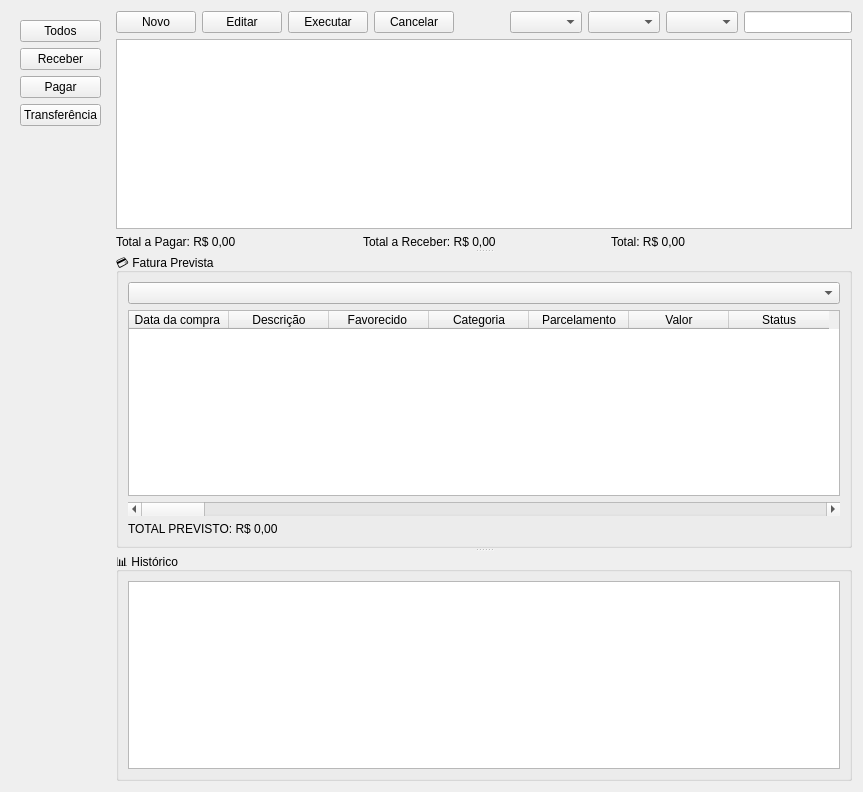
<?xml version="1.0" encoding="UTF-8"?>
<ui version="4.0">
 <class>AgendamentoView</class>
 <widget class="QWidget" name="AgendamentoView">
  <property name="geometry">
   <rect>
    <x>0</x>
    <y>0</y>
    <width>863</width>
    <height>792</height>
   </rect>
  </property>
  <layout class="QHBoxLayout" name="mainLayout">
   <item>
    <widget class="QFrame" name="sidebar">
     <layout class="QVBoxLayout" name="sidebarLayout">
      <item>
       <widget class="QPushButton" name="btn_all">
        <property name="text">
         <string>Todos</string>
        </property>
       </widget>
      </item>
      <item>
       <widget class="QPushButton" name="btn_receber">
        <property name="text">
         <string>Receber</string>
        </property>
       </widget>
      </item>
      <item>
       <widget class="QPushButton" name="btn_pagar">
        <property name="text">
         <string>Pagar</string>
        </property>
       </widget>
      </item>
      <item>
       <widget class="QPushButton" name="btn_transfer">
        <property name="text">
         <string>Transferência</string>
        </property>
       </widget>
      </item>
      <item>
       <spacer name="spacer_sidebar">
        <property name="orientation">
         <enum>Qt::Vertical</enum>
        </property>
        <property name="sizeHint" stdset="0">
         <size>
          <width>0</width>
          <height>0</height>
         </size>
        </property>
       </spacer>
      </item>
     </layout>
    </widget>
   </item>
   <item>
    <layout class="QVBoxLayout" name="containerLayout">
     <item>
      <layout class="QHBoxLayout" name="toolbarLayout">
       <item>
        <widget class="QPushButton" name="btn_add">
         <property name="text">
          <string>Novo</string>
         </property>
        </widget>
       </item>
       <item>
        <widget class="QPushButton" name="btn_edit">
         <property name="text">
          <string>Editar</string>
         </property>
        </widget>
       </item>
       <item>
        <widget class="QPushButton" name="btn_exec">
         <property name="text">
          <string>Executar</string>
         </property>
        </widget>
       </item>
       <item>
        <widget class="QPushButton" name="btn_cancel">
         <property name="text">
          <string>Cancelar</string>
         </property>
        </widget>
       </item>
       <item>
        <spacer name="spacer_toolbar">
         <property name="orientation">
          <enum>Qt::Horizontal</enum>
         </property>
         <property name="sizeHint" stdset="0">
          <size>
           <width>0</width>
           <height>0</height>
          </size>
         </property>
        </spacer>
       </item>
       <item>
        <widget class="QComboBox" name="combo_tipo"/>
       </item>
       <item>
        <widget class="QComboBox" name="combo_status"/>
       </item>
       <item>
        <widget class="QComboBox" name="combo_favorecido"/>
       </item>
       <item>
        <widget class="QLineEdit" name="search_input"/>
       </item>
      </layout>
     </item>
     <item>
      <widget class="QSplitter" name="main_splitter">
       <property name="orientation">
        <enum>Qt::Vertical</enum>
       </property>
       <widget class="QWidget" name="topWidget">
        <layout class="QVBoxLayout" name="topLayout">
         <item>
          <widget class="QTableWidget" name="table"/>
         </item>
         <item>
          <layout class="QHBoxLayout" name="cardsLayout">
           <item>
            <widget class="QLabel" name="lbl_pagar">
             <property name="text">
              <string>Total a Pagar: R$ 0,00</string>
             </property>
            </widget>
           </item>
           <item>
            <widget class="QLabel" name="lbl_receber">
             <property name="text">
              <string>Total a Receber: R$ 0,00</string>
             </property>
            </widget>
           </item>
           <item>
            <widget class="QLabel" name="lbl_total">
             <property name="text">
              <string>Total: R$ 0,00</string>
             </property>
            </widget>
           </item>
          </layout>
         </item>
        </layout>
       </widget>
       <widget class="QSplitter" name="bottom_splitter">
        <property name="orientation">
         <enum>Qt::Vertical</enum>
        </property>
        <widget class="QGroupBox" name="fatura_group">
         <property name="title">
          <string>💳 Fatura Prevista</string>
         </property>
         <layout class="QVBoxLayout">
          <item>
           <widget class="QComboBox" name="cartao_filter"/>
          </item>
          <item>
           <widget class="QTableWidget" name="table_cartao">
            <column>
             <property name="text">
              <string>Data da compra </string>
             </property>
            </column>
            <column>
             <property name="text">
              <string>Descrição</string>
             </property>
            </column>
            <column>
             <property name="text">
              <string>Favorecido </string>
             </property>
            </column>
            <column>
             <property name="text">
              <string>Categoria</string>
             </property>
            </column>
            <column>
             <property name="text">
              <string>Parcelamento</string>
             </property>
            </column>
            <column>
             <property name="text">
              <string>Valor</string>
             </property>
            </column>
            <column>
             <property name="text">
              <string>Status</string>
             </property>
            </column>
           </widget>
          </item>
          <item>
           <widget class="QScrollBar" name="horizontalScrollBar">
            <property name="orientation">
             <enum>Qt::Horizontal</enum>
            </property>
           </widget>
          </item>
          <item>
           <widget class="QLabel" name="lbl_total_fatura">
            <property name="text">
             <string>TOTAL PREVISTO: R$ 0,00</string>
            </property>
           </widget>
          </item>
         </layout>
        </widget>
        <widget class="QGroupBox" name="historico_group">
         <property name="title">
          <string>📊 Histórico</string>
         </property>
         <layout class="QVBoxLayout">
          <item>
           <widget class="QTableWidget" name="table_hist"/>
          </item>
         </layout>
        </widget>
       </widget>
      </widget>
     </item>
    </layout>
   </item>
  </layout>
 </widget>
 <resources/>
 <connections/>
</ui>
